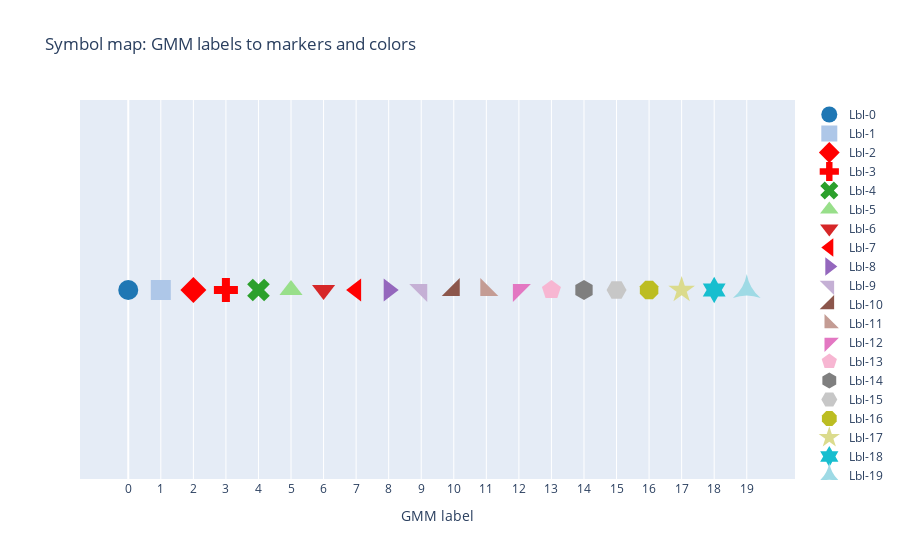

Notebook code cell kept with this figure:
### Code cell
#%% Plot GMM labels --> Markers map
x = np.arange(gmm_model.n_gmm_)
y = np.ones_like(x)
scatters = []
for ind, x_ in enumerate(x):
    clr = f'rgba{cmap(x_)}'
    scatter = go.Scatter(x= [x_], y = [y[ind]], mode = 'markers',
                         marker = dict(symbol = x_, size = 20, color = clr), name = f'Lbl-{x_}')
    scatters.append(scatter)
fig = go.Figure(scatters)
fig.update_xaxes(tickvals = x)
fig.update_yaxes(tickvals = [])
fig.update_layout(title='Symbol map: GMM labels to markers and colors', xaxis_title="GMM label")
fig.show()
# figName = f'Fig-{util.timestamp()}_scatterPlotMarkerGmmLabelLegend.html'
# fig.write_html(os.path.join(figDir,figName), auto_open=False)

### Figure 1 — Plotly figure (JSON) as saved in the notebook; plotly's stock layout.template omitted (floating-point values rounded to 4 significant figures)
{"data": [{"marker": {"color": "rgba(0.12156862745098039, 0.4666666666666667, 0.7058823529411765, 1.0)", "size": 20, "symbol": 0}, "mode": "markers", "name": "Lbl-0", "type": "scatter", "x": [0], "y": [1]}, {"marker": {"color": "rgba(0.6823529411764706, 0.7803921568627451, 0.9098039215686274, 1.0)", "size": 20, "symbol": 1}, "mode": "markers", "name": "Lbl-1", "type": "scatter", "x": [1], "y": [1]}, {"marker": {"color": "rgba(1.0, 0.4980392156862745, 0.054901960784313725, 1.0)", "size": 20, "symbol": 2}, "mode": "markers", "name": "Lbl-2", "type": "scatter", "x": [2], "y": [1]}, {"marker": {"color": "rgba(1.0, 0.7333333333333333, 0.47058823529411764, 1.0)", "size": 20, "symbol": 3}, "mode": "markers", "name": "Lbl-3", "type": "scatter", "x": [3], "y": [1]}, {"marker": {"color": "rgba(0.17254901960784313, 0.6274509803921569, 0.17254901960784313, 1.0)", "size": 20, "symbol": 4}, "mode": "markers", "name": "Lbl-4", "type": "scatter", "x": [4], "y": [1]}, {"marker": {"color": "rgba(0.596078431372549, 0.8745098039215686, 0.5411764705882353, 1.0)", "size": 20, "symbol": 5}, "mode": "markers", "name": "Lbl-5", "type": "scatter", "x": [5], "y": [1]}, {"marker": {"color": "rgba(0.8392156862745098, 0.15294117647058825, 0.1568627450980392, 1.0)", "size": 20, "symbol": 6}, "mode": "markers", "name": "Lbl-6", "type": "scatter", "x": [6], "y": [1]}, {"marker": {"color": "rgba(1.0, 0.596078431372549, 0.5882352941176471, 1.0)", "size": 20, "symbol": 7}, "mode": "markers", "name": "Lbl-7", "type": "scatter", "x": [7], "y": [1]}, {"marker": {"color": "rgba(0.5803921568627451, 0.403921568627451, 0.7411764705882353, 1.0)", "size": 20, "symbol": 8}, "mode": "markers", "name": "Lbl-8", "type": "scatter", "x": [8], "y": [1]}, {"marker": {"color": "rgba(0.7725490196078432, 0.6901960784313725, 0.8352941176470589, 1.0)", "size": 20, "symbol": 9}, "mode": "markers", "name": "Lbl-9", "type": "scatter", "x": [9], "y": [1]}, {"marker": {"color": "rgba(0.5490196078431373, 0.33725490196078434, 0.29411764705882354, 1.0)", "size": 20, "symbol": 10}, "mode": "markers", "name": "Lbl-10", "type": "scatter", "x": [10], "y": [1]}, {"marker": {"color": "rgba(0.7686274509803922, 0.611764705882353, 0.5803921568627451, 1.0)", "size": 20, "symbol": 11}, "mode": "markers", "name": "Lbl-11", "type": "scatter", "x": [11], "y": [1]}, {"marker": {"color": "rgba(0.8901960784313725, 0.4666666666666667, 0.7607843137254902, 1.0)", "size": 20, "symbol": 12}, "mode": "markers", "name": "Lbl-12", "type": "scatter", "x": [12], "y": [1]}, {"marker": {"color": "rgba(0.9686274509803922, 0.7137254901960784, 0.8235294117647058, 1.0)", "size": 20, "symbol": 13}, "mode": "markers", "name": "Lbl-13", "type": "scatter", "x": [13], "y": [1]}, {"marker": {"color": "rgba(0.4980392156862745, 0.4980392156862745, 0.4980392156862745, 1.0)", "size": 20, "symbol": 14}, "mode": "markers", "name": "Lbl-14", "type": "scatter", "x": [14], "y": [1]}, {"marker": {"color": "rgba(0.7803921568627451, 0.7803921568627451, 0.7803921568627451, 1.0)", "size": 20, "symbol": 15}, "mode": "markers", "name": "Lbl-15", "type": "scatter", "x": [15], "y": [1]}, {"marker": {"color": "rgba(0.7372549019607844, 0.7411764705882353, 0.13333333333333333, 1.0)", "size": 20, "symbol": 16}, "mode": "markers", "name": "Lbl-16", "type": "scatter", "x": [16], "y": [1]}, {"marker": {"color": "rgba(0.8588235294117647, 0.8588235294117647, 0.5529411764705883, 1.0)", "size": 20, "symbol": 17}, "mode": "markers", "name": "Lbl-17", "type": "scatter", "x": [17], "y": [1]}, {"marker": {"color": "rgba(0.09019607843137255, 0.7450980392156863, 0.8117647058823529, 1.0)", "size": 20, "symbol": 18}, "mode": "markers", "name": "Lbl-18", "type": "scatter", "x": [18], "y": [1]}, {"marker": {"color": "rgba(0.6196078431372549, 0.8549019607843137, 0.8980392156862745, 1.0)", "size": 20, "symbol": 19}, "mode": "markers", "name": "Lbl-19", "type": "scatter", "x": [19], "y": [1]}], "layout": {"title": {"text": "Symbol map: GMM labels to markers and colors"}, "xaxis": {"tickvals": [0, 1, 2, 3, 4, 5, 6, 7, 8, 9, 10, 11, 12, 13, 14, 15, 16, 17, 18, 19], "title": {"text": "GMM label"}}, "yaxis": {"tickvals": []}}}
